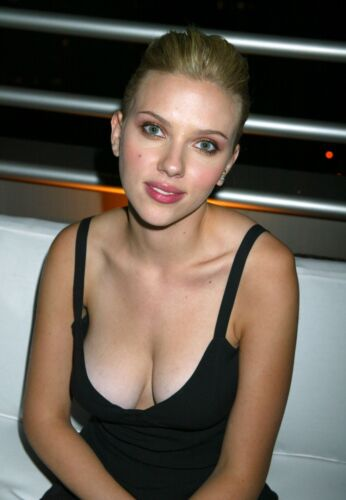
#> input picture upscale/s-l500.jpg, 346 x 500 px, given in place of reference_person.jpg, which was not available
$ python main.py
#> lines starting #> are read from the running program, lines starting #| are printed output that depends on the picture; pictures that were not available may be replaced by others from this repository, and a replacement may not be noted
import cv2
import numpy as np

def find_face_locations(image):
    """
    Detects faces within an image using OpenCV's Haar feature-based cascade classifiers.

    Parameters:
    image (numpy.ndarray): The image in which to detect faces, in BGR format.

    Returns:
    numpy.ndarray: An array of rectangles, where each rectangle contains the (x, y, width, height) of a detected face.
    """
    # Load the pre-trained Haar cascade for frontal face detection from OpenCV's data directory
    face_cascade = cv2.CascadeClassifier(cv2.data.haarcascades + 'haarcascade_frontalface_default.xml')
    # Convert the image to grayscale as Haar cascades require gray images
    gray = cv2.cvtColor(image, cv2.COLOR_BGR2GRAY)
    # Detect faces in the image. Adjust the parameters for different use cases.
    faces = face_cascade.detectMultiScale(gray, scaleFactor=1.1, minNeighbors=5, minSize=(30, 30), flags=cv2.CASCADE_SCALE_IMAGE)
    return faces

def find_face_encodings(image, faces):
    """
    Extracts face encodings (regions) from an image based on detected face locations.

    Parameters:
    image (numpy.ndarray): The original image from which faces are to be extracted.
    faces (numpy.ndarray): An array of rectangles, where each rectangle contains the (x, y, width, height) of a detected face.

    Returns:
    list: A list of numpy.ndarray, each representing a cropped image of a detected face.
    """
    face_encodings = []
    for (x, y, w, h) in faces:
        # Crop the face region from the original image using the coordinates and dimensions of each face
        face_encodings.append(image[y:y+h, x:x+w])
    return face_encodings

def compare_faces(known_face, unknown_faces):
    """
    Compares a known face with a list of unknown faces to find a match based on template matching.

    This function converts both the known face and each of the unknown faces to grayscale,
    then uses OpenCV's matchTemplate function to compare the known face against each unknown face.
    A match is found if the highest template matching score exceeds a predefined threshold.

    Parameters:
    known_face (numpy.ndarray): The image of the known face in BGR format.
    unknown_faces (list of numpy.ndarray): A list of images of unknown faces, each in BGR format.

    Returns:
    bool: True if a match is found (i.e., at least one unknown face matches the known face above the threshold); otherwise, False.
    """
    known_face_gray = cv2.cvtColor(known_face, cv2.COLOR_BGR2GRAY)  # Convert the known face to grayscale
    for face in unknown_faces:
        face_gray = cv2.cvtColor(face, cv2.COLOR_BGR2GRAY)  # Convert each unknown face to grayscale
        res = cv2.matchTemplate(face_gray, known_face_gray, cv2.TM_CCOEFF_NORMED)  # Compare the known face against each unknown face
        _, max_val, _, _ = cv2.minMaxLoc(res)  # Find the highest matching score
        if max_val > 0.6:  # If the highest score exceeds the threshold, a match is found
            return True
    return False  # If no matches are found above the threshold, return False

# Load a reference image and detect the face
reference_image = cv2.imread('reference_person.jpg')
#> reference_image is the input picture: shape (500, 346, 3); mean B, G, R 81, 92.2, 102.8
reference_faces = find_face_locations(reference_image)
#> in find_face_locations, `gray = cv2.cvtColor(image, cv2.COLOR_BGR2GRAY)`:
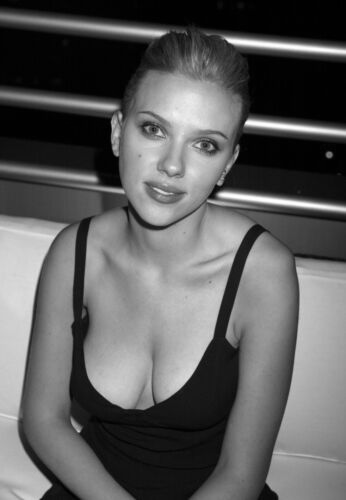
#> gray: shape (500, 346); min 0, max 255, mean 94.1
#> in find_face_locations, `faces = face_cascade.detectMultiScale(gray, scaleFactor=1.1, minNeighb..`: faces = [[106, 83, 141, 141]]
#> reference_faces = [[106, 83, 141, 141]]
reference_encodings = find_face_encodings(reference_image, reference_faces)
#> the loop in find_face_encodings, `for (x, y, w, h) in faces:` made 1 pass
#> after the loop in find_face_encodings, `for (x, y, w, h) in faces:`: face_encodings = 1 item
#> reference_encodings = 1 item

# Start the webcam
cap = cv2.VideoCapture(0)

while True:
    ret, frame = cap.read()
    if not ret:
        print("Failed to grab frame")
        break

    faces = find_face_locations(frame)
#> faces = [[106, 83, 141, 141]]
    face_encodings = find_face_encodings(frame, faces)
#> the loop in find_face_encodings (call 2), `for (x, y, w, h) in faces:` made 1 pass
#> face_encodings = 1 item

    if compare_faces(reference_encodings[0], face_encodings):
#> in compare_faces, `known_face_gray = cv2.cvtColor(known_face, cv2.COLOR_BGR2GRAY)`:
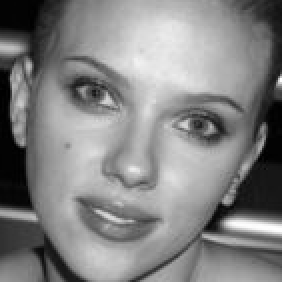
#> known_face_gray: shape (141, 141) (shown 2 times larger); min 0, max 255, mean 130.6
#> in compare_faces, `known_face_gray = cv2.cvtColor(known_face, cv2.COLOR_BGR2GRAY)`:
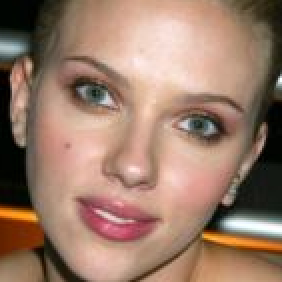
#> known_face: shape (141, 141, 3) (shown 2 times larger); mean of channels 0, 1, 2 105.3, 123.3, 154.6; drawn as B, G, R
#> the loop in compare_faces, `for face in unknown_faces:` made 1 pass
#> (res, max_val) on pass 1: ([1], 1)
        print("Person detected!")

    cv2.imshow('Video', frame)

    if cv2.waitKey(1) & 0xFF == ord('q'):
#> (key q is pressed here)
        break

cap.release()
cv2.destroyAllWindows()
